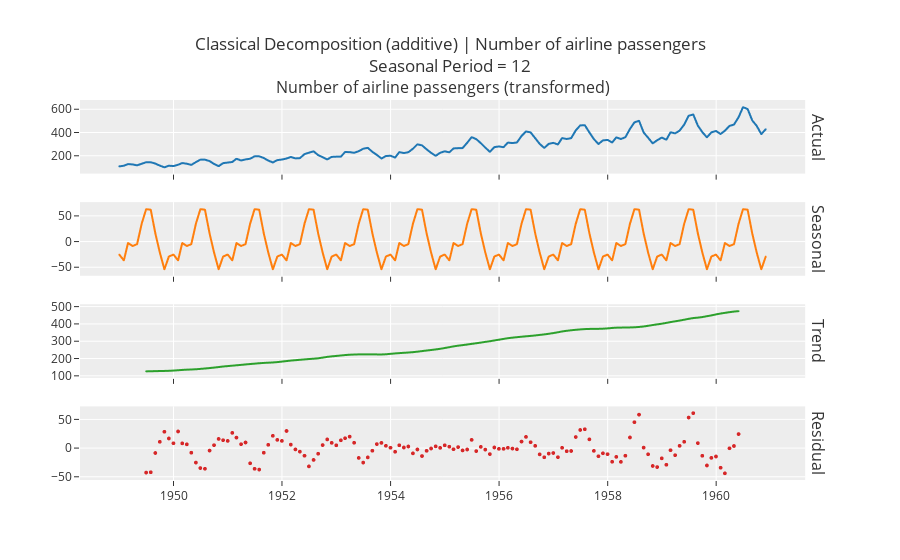

Notebook code for this chart:
### Code cell
plot_model(plot = 'decomp')

### Figure 1 — Plotly figure (JSON) as saved in the notebook; plotly's stock layout.template omitted (floating-point values rounded to 4 significant figures; data arrays with more than 128 entries replaced by an {"elided": "..."} marker saying what was removed)
{"data": [{"line": {"color": "rgb(31, 119, 180)", "width": 2}, "marker": {"size": 2}, "mode": "lines+markers", "name": "Actual", "type": "scattergl", "x": {"elided": "144 str values"}, "xaxis": "x", "y": {"elided": "144 int values"}, "yaxis": "y"}, {"line": {"color": "rgb(255, 127, 14)", "width": 2}, "marker": {"size": 2}, "mode": "lines+markers", "name": "Seasonal", "type": "scattergl", "x": {"elided": "144 str values"}, "xaxis": "x2", "y": {"elided": "144 float values"}, "yaxis": "y2"}, {"line": {"color": "rgb(44, 160, 44)", "width": 2}, "marker": {"size": 2}, "mode": "lines+markers", "name": "Trend", "type": "scattergl", "x": {"elided": "144 str values"}, "xaxis": "x3", "y": {"elided": "144 float values"}, "yaxis": "y3"}, {"line": {"color": "rgb(214, 39, 40)", "width": 2}, "marker": {"size": 4}, "mode": "markers", "name": "Residuals", "type": "scattergl", "x": {"elided": "144 str values"}, "xaxis": "x4", "y": {"elided": "144 float values"}, "yaxis": "y4"}], "layout": {"annotations": [{"font": {"size": 16}, "showarrow": false, "text": "Number of airline passengers (transformed)", "x": 0.49, "xanchor": "center", "xref": "paper", "y": 1, "yanchor": "bottom", "yref": "paper"}, {"font": {"size": 16}, "showarrow": false, "text": "Actual", "textangle": 90, "x": 0.98, "xanchor": "left", "xref": "paper", "y": 0.9031, "yanchor": "middle", "yref": "paper"}, {"font": {"size": 16}, "showarrow": false, "text": "Seasonal", "textangle": 90, "x": 0.98, "xanchor": "left", "xref": "paper", "y": 0.6344, "yanchor": "middle", "yref": "paper"}, {"font": {"size": 16}, "showarrow": false, "text": "Trend", "textangle": 90, "x": 0.98, "xanchor": "left", "xref": "paper", "y": 0.3656, "yanchor": "middle", "yref": "paper"}, {"font": {"size": 16}, "showarrow": false, "text": "Residual", "textangle": 90, "x": 0.98, "xanchor": "left", "xref": "paper", "y": 0.09688, "yanchor": "middle", "yref": "paper"}], "showlegend": false, "title": {"text": "Classical Decomposition (additive) | Number of airline passengers<br>Seasonal Period = 12"}, "xaxis": {"anchor": "y", "domain": [0, 0.98], "matches": "x4", "showticklabels": false}, "xaxis2": {"anchor": "y2", "domain": [0, 0.98], "matches": "x4", "showticklabels": false}, "xaxis3": {"anchor": "y3", "domain": [0, 0.98], "matches": "x4", "showticklabels": false}, "xaxis4": {"anchor": "y4", "domain": [0, 0.98]}, "yaxis": {"anchor": "x", "domain": [0.8063, 1]}, "yaxis2": {"anchor": "x2", "domain": [0.5375, 0.7312]}, "yaxis3": {"anchor": "x3", "domain": [0.2687, 0.4625]}, "yaxis4": {"anchor": "x4", "domain": [0, 0.1938]}}}
